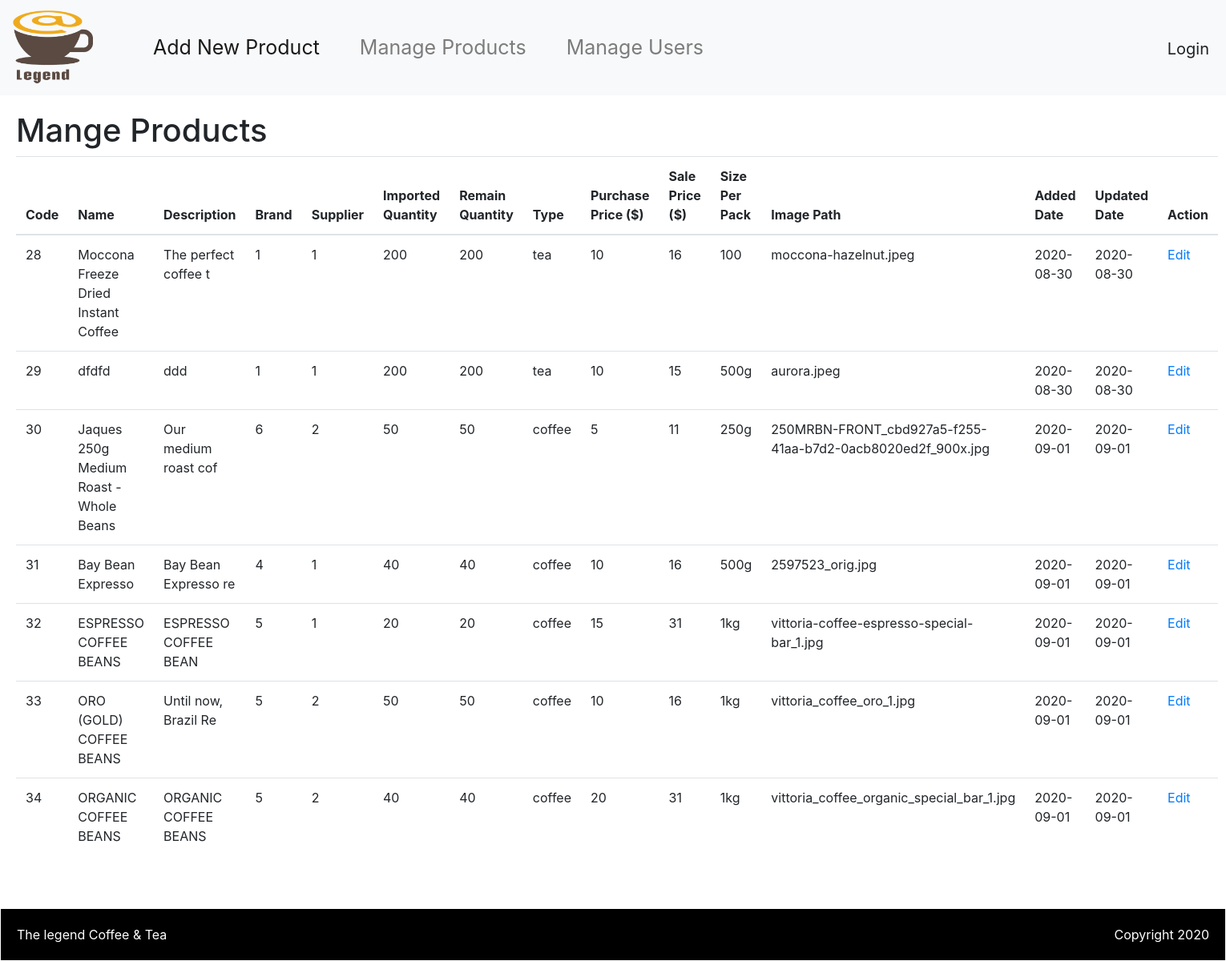
Screenshot of /admin/manage-products with the database file from the repository.
### tables this page shows
CREATE TABLE `product` (
  `proCode` int(10) UNSIGNED NOT NULL,
  `proName` varchar(100) NOT NULL,
  `proDescription` text NOT NULL,
  `brandID` int(11) NOT NULL,
  `supplierCode` int(11) NOT NULL,
  `importedQuantity` int(11) NOT NULL,
  `remainQuantity` int(11) NOT NULL,
  `typeCode` varchar(10) NOT NULL,
  `purchasedPrice` int(11) NOT NULL,
  `salePrice` int(11) NOT NULL,
  `sizePerPack` varchar(20) NOT NULL,
  `imagePath` varchar(100) NOT NULL,
  `addedDate` date NOT NULL,
  `updatedDate` date NOT NULL
);

### admin/core/controller.php (called while the page is built, shortened)
<?php
class Controller {
    public function view($view, $data = []){
        require_once 'views/header.php';
        require_once 'views/' . $view . '.php';
        require_once 'views/footer.php';
    }
}

### admin/controllers/manage-products.php (called while the page is built, shortened)
<?php
class ManageProductsAdminController extends Controller{
    private $listSuppliers;
    private $listBrands;
    public function __construct()
    {
        $this->listBrands = Brand::getAll();
        $this->listSuppliers = Supplier::getAll();
    }
    public function index(){
        $listProducts = Product::getAll();
        return $this->view('manage-products', ['listBrands'=>$this->listBrands, 'listSuppliers'=>$this->listSuppliers, 'listProducts'=>$listProducts]);
    }
}
?>

### admin/core/route.php (called while the page is built, shortened)
<?php
	class Route{
    	protected $method = 'index';
	    public function __construct(){
	    	$req = $this->parseUrl();
            $index = 0;
            if (isset($req[$index])) {
	    		unset($req[$index]);
	    	}
        	$controller = new $controllerName;
	        $this->params = $req ? array_values($req): [];
	        call_user_func_array([$controller,$this->method], $this->params);
	    }
	    public function parseUrl(){
	        if(isset($_GET['req'])){
	            return $req = explode('/',filter_var(rtrim($_GET['req'],'/'),FILTER_SANITIZE_URL));
	        }
	    }
	}
?>

### admin/index.php (called while the page is built, shortened)
<?php
require_once 'core/route.php';
require_once 'core/controller.php';
$route = new route();
?>

### admin/models/product.php (called while the page is built, shortened)
<?php
class Product {
    public static function getAll(){
        $list = [];
        $db = Database::getInstance();
        $req = $db->query('SELECT * FROM product');
        foreach($req->fetchAll() as $rc) {
            $list[] = $rc;
        }
        return $list;
    }
}

### admin/views/manage-products.php (the view)
<h1>Mange Products</h1>
<table class="table">
    <thead>
    <tr>
        <th scope="col">Code</th>
        <th scope="col">Name</th>
        <th scope="col">Description</th>
        <th scope="col">Brand</th>
        <th scope="col">Supplier</th>
        <th scope="col">Imported Quantity</th>
        <th scope="col">Remain Quantity</th>
        <th scope="col">Type</th>
        <th scope="col">Purchase Price ($)</th>
        <th scope="col">Sale Price ($)</th>
        <th scope="col">Size Per Pack</th>
        <th scope="col">Image Path</th>
        <th scope="col">Added Date</th>
        <th scope="col">Updated Date</th>
        <th scope="col">Action</th>
    </tr>
    </thead>
    <tbody>
    <?php
    foreach ($data['listProducts'] as $item){
        echo '<tr>
                    <td>'.$item['proCode'].'</td>
                    <td>'.$item['proName'].'</td>
                    <td>'.substr($item['proDescription'], 0, 20).'</td>
                    <td>'.$item['brandID'].'</td>
                    <td>'.$item['supplierCode'].'</td>
                    <td>'.$item['importedQuantity'].'</td>
                    <td>'.$item['remainQuantity'].'</td>
                    <td>'.$item['typeCode'].'</td>
                    <td>'.$item['purchasedPrice'].'</td>
                    <td>'.$item['salePrice'].'</td>
                    <td>'.$item['sizePerPack'].'</td>
                    <td>'.$item['imagePath'].'</td>
                    <td>'.$item['addedDate'].'</td>
                    <td>'.$item['updatedDate'].'</td>
                    <td><a href="manage-products/edit/'.$item['proCode'].'">Edit</a>
                   </tr>';
    } ?>
    </tbody>
</table>

### admin/views/header.php (shortened to what this page needs)
<!DOCTYPE html>
<html>
<head>
	<link rel="stylesheet" href="<?php echo dirname($_SERVER['PHP_SELF']) ?>/../public/bootstrap/css/bootstrap.min.css">
	<link rel="stylesheet" type="text/css" href="<?php echo dirname($_SERVER['PHP_SELF']) ?>/public/css/admin-style.css">
</head>
<body>
	<div class="header">
		<div class="menu">
			<nav class="navbar navbar-expand-lg navbar-light bg-light">
			  <a class="navbar-brand" href="<?php echo dirname($_SERVER['PHP_SELF']) ?>"><img src="<?php echo dirname($_SERVER['PHP_SELF']) ?>/public/images/legend-coffee-logo.png" class="img-fluid navbar-img" /></a>
			  <div class="collapse navbar-collapse" id="navbarNavDropdown">
			    <ul class="navbar-nav">
                    <li class="nav-item active">
                        <a class="nav-link" href="<?php echo dirname($_SERVER['PHP_SELF']) ?>">Add New Product <span class="sr-only">(current)</span></a>
                    </li>
			        <li class="nav-item">
			            <a class="nav-link" href="<?php echo dirname($_SERVER['PHP_SELF']) ?>/manage-products">Manage Products</a>
			        </li>
			        <li class="nav-item">
			            <a class="nav-link" href="<?php echo dirname($_SERVER['PHP_SELF']) ?>/manage-users">Manage Users</a>
			        </li>
			    </ul>
			  </div>
			  <div>
			  	<ul class="navbar-nav loginbar">
			  		<li><a class="login-link" href="">Login</a></li>
			  	</ul>
			  </div>
			</nav>
		</div>
	</div>
	<div class="content">

### admin/views/footer.php (shortened to what this page needs)
</div>
<div class="content footer d-flex justify-content-between">
	<div>The legend Coffee & Tea </div>
	<div>Copyright 2020</div>
</div>
</body>
</html>

### admin/public/css/admin-style.css (style rules this page uses)
.menu { width: 100%; }
.navbar-nav { font-size: 25px; }
.navbar-brand { margin-right: 50px; }
.navbar-expand-lg .navbar-nav .nav-link { padding-left: 25px; padding-right: 25px; }
.navbar-img { width: 100px; }
.loginbar .login-link { padding-left: 5px; padding-right: 5px; color: #1d2124; text-decoration: none; font-size: 20px; }
.content { padding: 20px 20px; }
.footer { margin-top: 30px; border: 1px solid; color: #ffffff; background-color: #000000; }

### rows the page displays
product: proCode "28", proName "Moccona Freeze Dried Instant Coffee", proDescription "The perfect coffee t", brandID "1", supplierCode "1", importedQuantity "200", remainQuantity "200", typeCode "tea", purchasedPrice "10", salePrice "16", sizePerPack "100", imagePath "moccona-hazelnut.jpeg", addedDate "2020-08-30", updatedDate "2020-08-30"
product: proCode "29", proName "dfdfd", proDescription "ddd", brandID "1", supplierCode "1", importedQuantity "200", remainQuantity "200", typeCode "tea", purchasedPrice "10", salePrice "15", sizePerPack "500g", imagePath "aurora.jpeg", addedDate "2020-08-30", updatedDate "2020-08-30"
product: proCode "30", proName "Jaques 250g Medium Roast - Whole Beans", proDescription "Our medium roast cof", brandID "6", supplierCode "2", importedQuantity "50", remainQuantity "50", typeCode "coffee", purchasedPrice "5", salePrice "11", sizePerPack "250g", imagePath "250MRBN-FRONT_cbd927a5-f255-41aa-b7d2-0acb8020ed2f_900x.jpg", addedDate "2020-09-01", updatedDate "2020-09-01"
product: proCode "31", proName "Bay Bean Expresso", proDescription "Bay Bean Expresso re", brandID "4", supplierCode "1", importedQuantity "40", remainQuantity "40", typeCode "coffee", purchasedPrice "10", salePrice "16", sizePerPack "500g", imagePath "2597523_orig.jpg", addedDate "2020-09-01", updatedDate "2020-09-01"
product: proCode "32", proName "ESPRESSO COFFEE BEANS", proDescription "ESPRESSO COFFEE BEAN", brandID "5", supplierCode "1", importedQuantity "20", remainQuantity "20", typeCode "coffee", purchasedPrice "15", salePrice "31", sizePerPack "1kg", imagePath "vittoria-coffee-espresso-special-bar_1.jpg", addedDate "2020-09-01", updatedDate "2020-09-01"
product: proCode "33", proName "ORO (GOLD) COFFEE BEANS", proDescription "Until now, Brazil Re", brandID "5", supplierCode "2", importedQuantity "50", remainQuantity "50", typeCode "coffee", purchasedPrice "10", salePrice "16", sizePerPack "1kg", imagePath "vittoria_coffee_oro_1.jpg", addedDate "2020-09-01", updatedDate "2020-09-01"
product: proCode "34", proName "ORGANIC COFFEE BEANS", proDescription "ORGANIC COFFEE BEANS", brandID "5", supplierCode "2", importedQuantity "40", remainQuantity "40", typeCode "coffee", purchasedPrice "20", salePrice "31", sizePerPack "1kg", imagePath "vittoria_coffee_organic_special_bar_1.jpg", addedDate "2020-09-01", updatedDate "2020-09-01"
